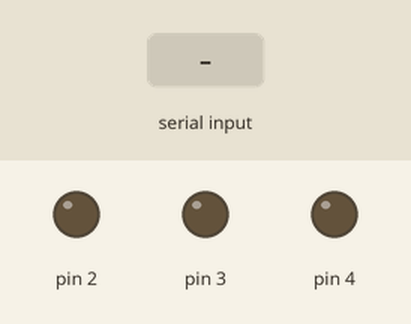
This sketch was run on a simulated Arduino Uno, built with avr-gcc and run on an emulated ATmega328P. On the bench: output pins drawn as LEDs (lit = HIGH). The inputs (shaded band) are chosen by the test bench.

Above: at 1.2 s.
1.3 s: byte 30 received over Serial
At 1.9 s:
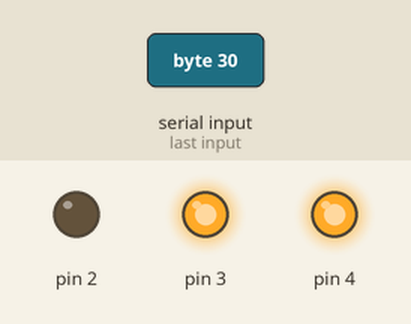
2.8 s: byte 90 received over Serial
At 4.2 s:
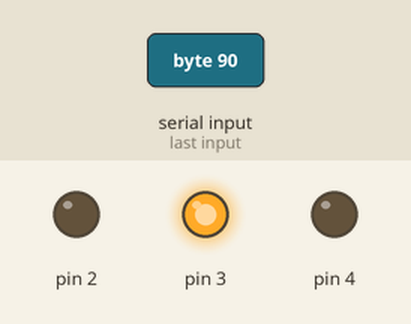
Timing chart, 0 to 5.8 s (numbered marks = the images above; inputs shaded):
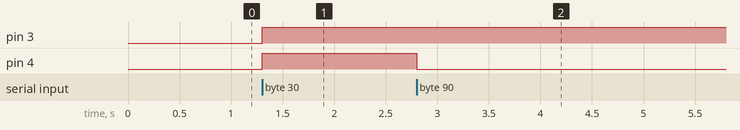

The sketch:

__LED__.ino
```cpp
void setup()
{
  pinMode(1,OUTPUT);
  pinMode(2,OUTPUT);
  pinMode(3,OUTPUT);
  pinMode(4,OUTPUT);
  Serial.begin(9600);
}

void loop()
{
  if(Serial.available()>0)
  {
    int i,number;
    number=Serial.read();
    for(i=2;i<6;i++)
    {
      if(number%2==1)
        digitalWrite(i,HIGH);
      else
        digitalWrite(i,LOW);
      number=number/2;
    }
  }
}
```

Measured:
- after the input at 1.3 s, pin 3, pin 4: LOW → HIGH at once
- after the input at 2.8 s, pin 4: HIGH → LOW at once
